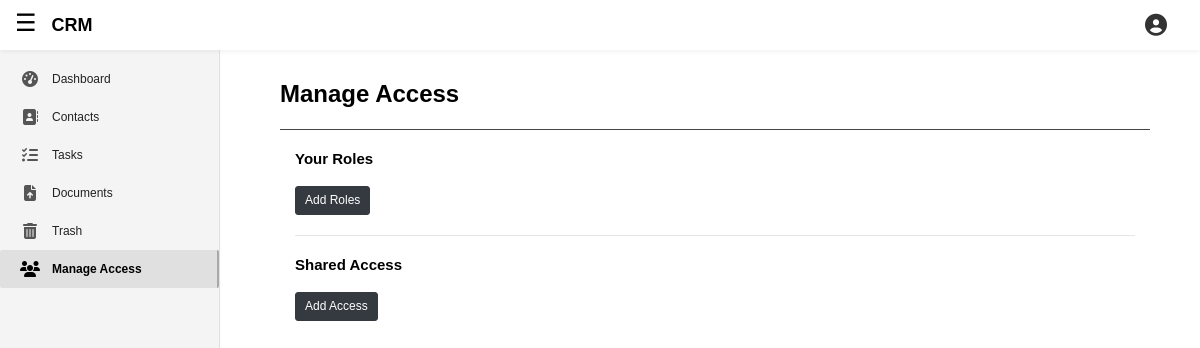
The page /apps/manage-access/ (signed in) on the database as committed earlier.
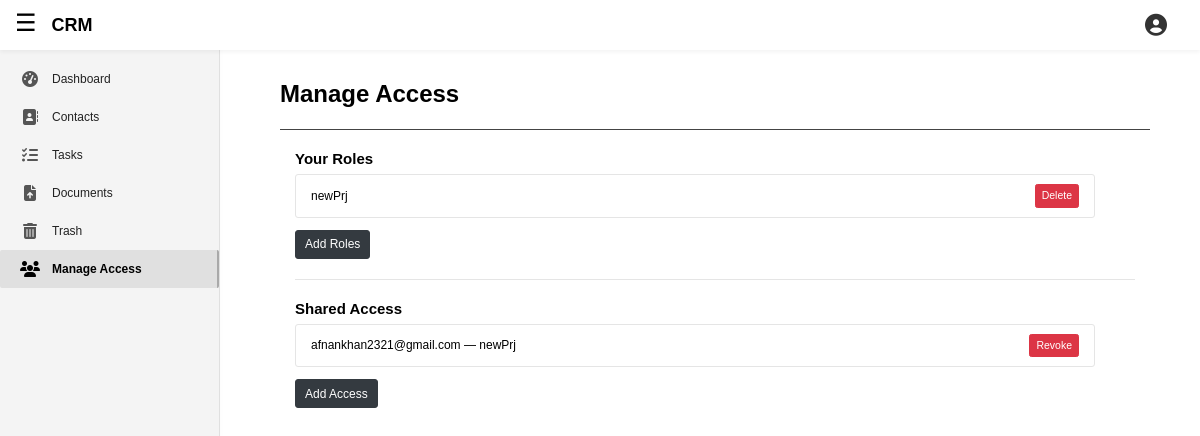
The same page on the database as committed later.
### accounts/models.py (models this page shows, shortened)
class Role(models.Model):
    name = models.CharField(max_length = 50)
    can_read_contact = models.BooleanField(default = False)
    can_add_contact = models.BooleanField(default = False)
    can_edit_contact = models.BooleanField(default = False)
    can_delete_contact = models.BooleanField(default = False)
    can_permanent_delete_contact = models.BooleanField(default = False)
    can_add_project = models.BooleanField(default = False)
    can_read_tasks = models.BooleanField(default = False)
    can_add_tasks = models.BooleanField(default = False)
    can_edit_tasks = models.BooleanField(default = False)
    can_delete_tasks = models.BooleanField(default = False)
    can_permanent_delete_tasks = models.BooleanField(default = False)
    can_read_documents = models.BooleanField(default = False)
    can_add_documents = models.BooleanField(default = False)
    can_edit_documents = models.BooleanField(default = False)
    can_delete_documents = models.BooleanField(default = False)
    can_permanent_delete_documents = models.BooleanField(default = False)
    user = models.ForeignKey(
        BusinessUser,
        on_delete = models.CASCADE,
    )
    class Meta:
        unique_together = ('user', 'name', )

class AccessPermission(models.Model):
    owner = models.ForeignKey(
        BusinessUser,
        related_name = 'shared_with',
        on_delete = models.CASCADE,
    )
    shared_with = models.ForeignKey(
        BusinessUser,
        related_name='accessible_accounts',
        on_delete = models.CASCADE,
    )
    role = models.ForeignKey(
        Role,
        on_delete = models.CASCADE,
    )
    date_shared = models.DateTimeField(auto_now_add = True)
    class Meta:
        unique_together = ('owner', 'shared_with', )

class BusinessUser(models.Model):
    public_id = models.UUIDField(default=uuid.uuid4, unique=True, editable=False)
    company_email = models.EmailField(max_length=60, unique=True, null=True, blank=True)
    company_name = models.CharField(max_length=95, unique=True, null=True, blank=True)
    industry = models.CharField(max_length=100, blank=True, null=True)
    job_title = models.CharField(max_length=255, blank=True, null=True)
    employees = models.IntegerField(default=None, blank=True, null=True)
    website = models.URLField(max_length=200, blank=True, null=True)
    address = models.TextField(blank=True, null=True)
    country = models.CharField(max_length=100, blank=True, null=True)
    phone = models.CharField(max_length=15, blank=True, null=True)
    last_login = models.DateTimeField(auto_now=True)
    company_logo = models.ImageField(upload_to=get_image_filepath, blank=True, null=True, default=get_default_image)
    user = models.OneToOneField(User, on_delete=models.CASCADE)

### featuredApp/views.py (the view, shortened to what this page needs)
# urls.py: path('manage-access/', views.manage_access, name='appManageAccess'),
@login_required
def manage_access(request):
    user = request.user.businessuser
    projects = Project.objects.filter(user=user)
    roles = Role.objects.filter(user=user)
    accesses = AccessPermission.objects.filter(owner=user)
    logged_in_user = request.user.businessuser
    role_form = RolesCreationForm_Account(user=user)
    permission_formset_factory = modelformset_factory(
        ProjectAccessPermission,
        form=ProjectAccessPermissionForm_Client,
        extra=len(projects)
    )
    permission_formset = None
    initial_data = [{
        'project_id': project.id,
        'project_name': project.name,
        'can_read_project': False,
        'can_edit_project': False,
        'can_delete_project': False,
        'can_permanent_delete_project': False,
    } for project in projects]
    permission_formset = permission_formset_factory(
        queryset=ProjectAccessPermission.objects.none(),
        initial=initial_data,
    )
    formset_with_projects = zip(permission_formset, projects)
    context = {
        'formA': role_form,
        'formB': permission_formset,
        'formB_with_project_queryset': formset_with_projects,
        'project_queryset': projects,
        'roles': roles,
        'accesses': accesses,
        'businessuser': user,
    }
    return render(request, 'featuredApp/manage_access.html', context)

### client/models.py (called while the page is built)
    def get_queryset(self):
        return super().get_queryset().filter(is_deleted = False)

### featuredApp/context_processor.py (called while the page is built)
def accessible_accounts(request):
    if request.user.is_authenticated:
        accounts = request.user.businessuser.accessible_accounts.select_related('owner', 'role')
        self_account = request.user.businessuser
    else:
        accounts = []
    return {
        'self_account': self_account,
        'accessible_accounts': accounts,
    }

### featuredApp/templates/featuredApp/manage_access.html (shortened to what this page needs)
{% extends 'featuredApp/base.html' %}
{% load static %}
{% load crispy_forms_tags %}
{% load widget_tweaks %}
{% block addCSSlink %}
	<link rel="stylesheet" type="text/css" href="{% static 'featuredApp/pop_up.css' %}">
{% endblock addCSSlink %}
{% block contentBody1 %}
	<h2 style="font-weight: bolder;"> Manage Access </h2>
	<hr class="division-line-h2" style="">
	<div class="container">
		<div class="column">
			<div class="w-100">
				<h5 style="font-weight:800">Your Roles</h5>
				<ul class="list-group mb-3" style="max-width: 800px;">
					{% for role in roles %}
						<li class="list-group-item d-flex justify-content-between align-items-center manage-access-ul-list-item">
							{{ role.name }}
							<form method="post" action="{% url 'delete_role' role.id %}">
								<button type="submit" class="btn btn-sm btn-danger">Delete</button>
							</form>
						</li>
					{% endfor %}
				</ul>
				<button class="btn btn-dark" type="button" onclick="openRolesFormPopUp()">Add Roles</button>
			</div>
			<hr style="margin: 20px 0;">
			<div class="w-100">
				<h5 style="font-weight: 800">Shared Access</h5>
				<ul class="list-group mb-3" style="max-width: 800px">
					{% for access in accesses %}
						<li class="list-group-item d-flex justify-content-between align-items-center manage-access-ul-list-item">
							{{ access.shared_with.company_email }} — {{ access.role.name }}
							<form method="post" action="{% url 'delete_access' access.id %}">
								<button type="submit" class="btn btn-sm btn-danger">Revoke</button>
							</form>
						</li>
					{% endfor %}
				</ul>
				<button class="btn btn-dark" type="button" onclick="openAccessFormPopUp()">Add Access</button>
			</div>
		</div>
	</div>
{% endblock contentBody1 %}

Rows that differ between the two databases and show on the page:
added Role: name "newPrj"
added AccessPermission: shared_with.company_email "afnankhan2321@gmail.com", role.name "newPrj"
